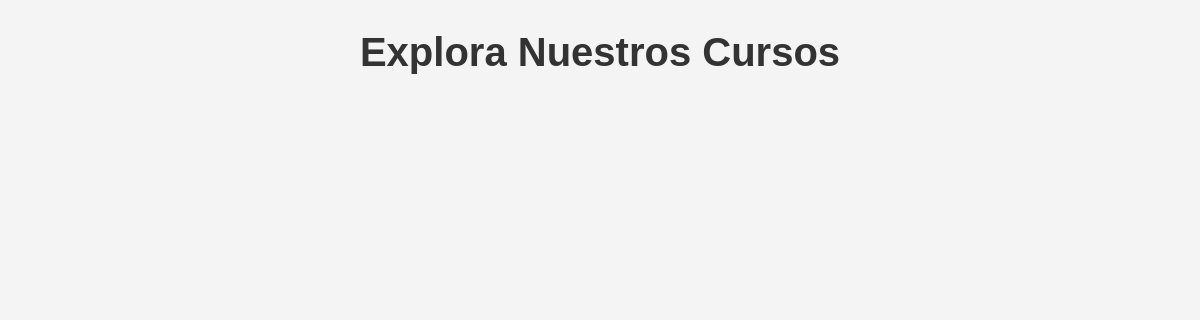
Page /courses/ on the earlier database version.
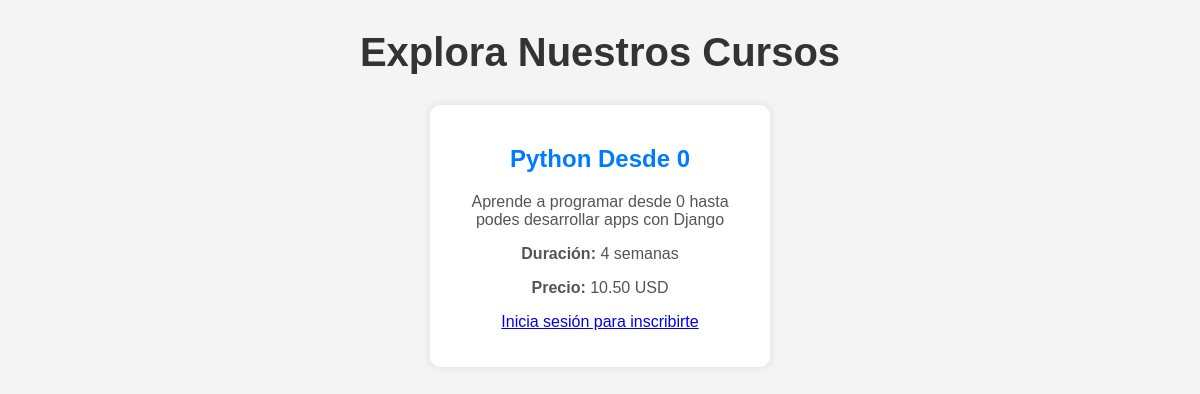
Same page on the later database version.
### courses/models.py (models this page shows, shortened)
class Course(models.Model):
    title = models.CharField(max_length=200)# Nombre del curso
    description = models.TextField()# Descripción del curso
    price = models.DecimalField(max_digits=6, decimal_places=2, null=True, blank=True)# Precio opcional
    duration = models.CharField(max_length=50, null=True, blank=True) # Duración del curso (ejemplo: "4 semanas")
    created_at = models.DateTimeField(auto_now_add=True) # Fecha de creación

### courses/views.py (the view)
# urls.py: path('', course_list, name='course_list'),
def course_list(request):
    courses = Course.objects.all() #Obtener todos los cursos
    return render(request, 'courses/course_list.html', {'courses': courses}) #Pasar los cursos a la plantilla

### courses/templates/courses/course_list.html (shortened to what this page needs)
{% load static %}
<!DOCTYPE html>
<html lang="es">
<head>
    <link rel="stylesheet" href="{% static 'css/courses.css' %}">
</head>
<body>
    <h1>Explora Nuestros Cursos</h1>
    <div class="course-list">
        {% for course in courses %}
        <div class="course-card">
            <h2>{{ course.title }}</h2>
            <p>{{ course.description }}</p>
            <p><strong>Duración:</strong> {{ course.duration }}</p>
            <p><strong>Precio:</strong> {{ course.price }} USD</p>
            {% if user.is_authenticated %}
                <form method="POST" action="{% url 'enroll_course' course.id %}">
                    {% csrf_token %}
                    <button type="submit" class="btn-enroll">Inscribirse</button>
                </form>
            {% else %}
                <p><a href="{% url 'login' %}">Inicia sesión para inscribirte</a></p>
            {% endif %}
        </div>
        {% endfor %}
    </div>
</body>
</html>

Differences in the rows shown:
added Course: title "Python Desde 0", description "Aprende a programar desde 0 hasta podes desarrollar apps con Django", duration "4 semanas", price "10.50"
